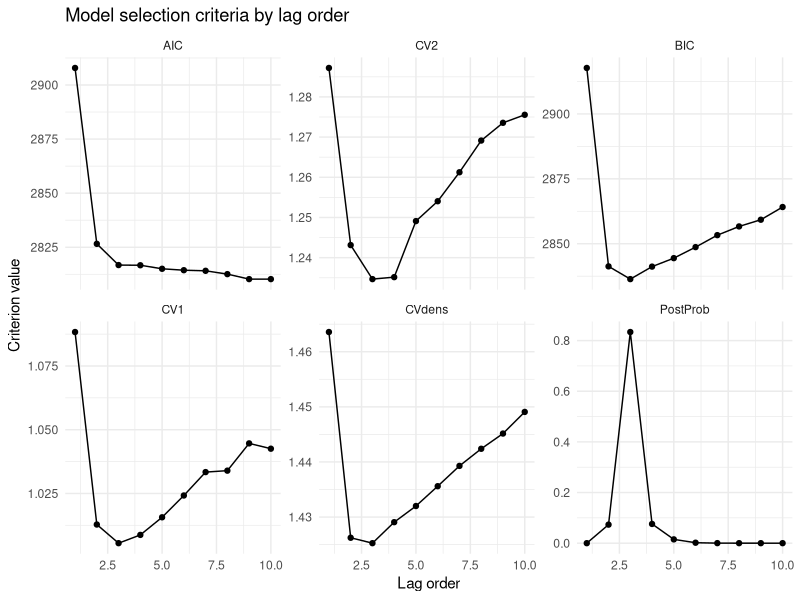

Reproduce this figure in R.
library(MASS) # for ginv if needed
library(ggplot2)
library(tidyr)
library(dplyr)

simulate_ar_p <- function(T, b0, b, s, m0, s0) {
  p <- length(b)              # lag order
  y <- numeric(T + p)         # include space for initial conditions
  
  # simulate initial conditions
  y[1:p] <- rnorm(p, m0, s0)
  
  # simulate forward
  for (t in (p + 1):(T + p)) {
    y[t] <- b0 + sum(b * y[(t - 1):(t - p)]) + rnorm(1, 0, s)
  }
  
  # return only the last T values (exclude initial conditions)
  return(y[(p + 1):(T + p)])
}

simulate_stationary_ar <- function(p, max_attempts = 1000) {
  stopifnot(p >= 1)
  
  is_stationary <- function(b) {
    # companion matrix
    if (length(b) == 1) {
      return(abs(b) < 1)
    }
    C <- rbind(b, cbind(diag(p-1), rep(0, p-1)))
    max(Mod(eigen(C)$values)) < 1
  }
  
  for (i in 1:max_attempts) {
    # generate random coefficients, e.g., uniform in [-1,1]
    b_try <- runif(p, -1, 1)
    if (is_stationary(b_try)) return(b_try)
  }
  stop("Failed to generate a stationary AR(p) vector after max_attempts")
}


blr_nig_update <- function(y, X, mu0, Lambda0, a0, b0) {
  y <- as.numeric(y)
  if (!is.matrix(X)) X <- as.matrix(X)
  
  n <- length(y)
  XtX <- crossprod(X)
  Xty <- crossprod(X, y)
  yty <- as.numeric(crossprod(y))
  
  Lambda_n <- XtX + Lambda0
  rhs <- Xty + Lambda0 %*% mu0
  mu_n <- solve(Lambda_n, rhs)
  
  a_n <- a0 + n / 2
  quad0 <- as.numeric(t(mu0) %*% Lambda0 %*% mu0)
  quadn <- as.numeric(t(mu_n) %*% Lambda_n %*% mu_n)
  b_n <- b0 + 0.5 * (yty + quad0 - quadn)
  
  list(mu_n = mu_n,
       Lambda_n = Lambda_n,
       a_n = a_n,
       b_n = b_n)
}


blr_marginal_likelihood <- function(y, X, mu0, Lambda0, a0, b0, 
                                    mu_n, Lambda_n, a_n, b_n) {
  n <- length(y)
  k <- ncol(X)
  
  # determinants via Cholesky for stability
  det_ratio <- determinant(Lambda0, logarithm = TRUE)$modulus -
    determinant(Lambda_n, logarithm = TRUE)$modulus
  
  log_ml <- lgamma(a_n) - lgamma(a0) +
    a0 * log(b0) - a_n * log(b_n) +
    0.5 * det_ratio -
    (n / 2) * log(2 * pi)
  
  ml <- exp(log_ml)
  return(list(log_marginal_lik = as.numeric(log_ml),
              marginal_lik = as.numeric(ml)))
}



#---- Posterior predictive density (Student-t) ----
blr_pred_density <- function(y_new, x_new, mu_n, Lambda_n, a_n, b_n) {
  # predictive is Student-t with df = 2 a_n, mean = x' mu_n, scale = sqrt( b_n / a_n * (1 + x' Lambda_n^{-1} x) )
  df <- 2 * a_n
  mean <- as.numeric(t(x_new) %*% mu_n)
  cov_inv <- solve(Lambda_n)
  scale2 <- b_n / a_n * (1 + as.numeric(t(x_new) %*% cov_inv %*% x_new))
  d <- dt((y_new - mean) / sqrt(scale2), df = df, log = TRUE) - 0.5 * log(scale2)
  return(as.numeric(d))
}

#---- Fit AR(p) with Bayesian conjugate prior ----
fit_ar <- function(y, p, mu0, Lambda0, a0, b0) {
  n <- length(y)
  if (n <= p) stop("Not enough data for lag order.")
  
  Y <- y[(p+1):n]
  X <- embed(y, p+1)[, -1, drop = FALSE]  # lagged predictors
  X <- cbind(1, X)  # intercept
  n_eff <- length(Y)
  
  # OLS quantities
  fit <- lm.fit(X, Y)
  sigma2_hat <- sum(fit$residuals^2) / n_eff
  loglik <- -0.5 * n_eff * (log(2*pi*sigma2_hat) + 1)
  k <- ncol(X)
  AIC <- -2*loglik + 2*k
  BIC <- -2*loglik + log(n_eff)*k
  
  # Bayesian update
  post <- blr_nig_update(Y, X, mu0, Lambda0, a0, b0)
  ml <- blr_marginal_likelihood(Y, X, mu0, Lambda0, a0, b0,
                                post$mu_n, post$Lambda_n, post$a_n, post$b_n)
  
  list(AIC = AIC, BIC = BIC, log_marglik = ml$log_marginal_lik,
       post = post, X = X, Y = Y)
}

#---- LFO-CV scoring ----
lfo_cv <- function(y, p, mu0, Lambda0, a0, b0, horizon = 1, type = "point") {
  n <- length(y)
  scores <- c()
  
  for (t0 in (p+1):(n - horizon)) {
    Y_train <- y[1:t0]
    fit <- fit_ar(Y_train, p, mu0, Lambda0, a0, b0)
    post <- fit$post
    
    x_new <- rev(y[(t0 - (p-1)):t0])  # predictor vector
    x_new <- c(1, x_new)
    
    if (type == "point" && horizon == 1) {
      # posterior mean point forecast
      yhat <- as.numeric(t(x_new) %*% post$mu_n)
      err <- (y[t0+1] - yhat)^2
      scores <- c(scores, err)
    }
    if (type == "point" && horizon == 2 && t0+2 <= n) {
      # naive 2-step: plug forecast from step 1 into lag
      yhat1 <- as.numeric(t(x_new) %*% post$mu_n)
      x_new2 <- c(1, yhat1, head(x_new[-1], -1)) # shift lags forward
      yhat2 <- as.numeric(t(x_new2) %*% post$mu_n)
      err <- (y[t0+2] - yhat2)^2
      scores <- c(scores, err)
    }
    if (type == "density" && horizon == 1) {
      lp <- blr_pred_density(y[t0+1], x_new, post$mu_n, post$Lambda_n, post$a_n, post$b_n)
      scores <- c(scores, -lp) # negative log predictive score
    }
  }
  
  mean(scores, na.rm = TRUE)
}

compare_order_selection <- function(T = 200, true_p = 2,
                                    b0 = 0, b = c(0.5, -0.3), s = 1,
                                    m0 = 0, s0 = 1,
                                    max_p = 5) {
  # simulate series
  y <- simulate_ar_p(T, b0, b, s, m0, s0)
  
  # store results
  crit_list <- list()
  logmls <- numeric(max_p)
  
  for (p in 1:max_p) {
    # prior hyperparams: zero mean, identity precision
    mu0 <- matrix(0, p+1, 1)         # intercept + p lags
    Lambda0 <- diag(1, p+1)
    a0 <- 1; b0 <- 1
    
    fit <- fit_ar(y, p, mu0, Lambda0, a0, b0)
    
    # LFO-CV scores
    cv1 <- lfo_cv(y, p, mu0, Lambda0, a0, b0,
                  horizon = 1, type = "point")
    cv2 <- lfo_cv(y, p, mu0, Lambda0, a0, b0,
                  horizon = 2, type = "point")
    cvdens <- lfo_cv(y, p, mu0, Lambda0, a0, b0,
                     horizon = 1, type = "density")
    
    crit_list[[p]] <- c(AIC = fit$AIC,
                        BIC = fit$BIC,
                        log_marglik = fit$log_marglik,
                        CV1 = cv1,
                        CV2 = cv2,
                        CVdens = cvdens)
    logmls[p] <- fit$log_marglik
  }
  
  # posterior model probs (normalize marginal likelihoods)
  logmls_shift <- logmls - max(logmls) # stability
  post_probs <- exp(logmls_shift) / sum(exp(logmls_shift))
  
  # assemble data frame
  df <- as.data.frame(do.call(rbind, crit_list))
  df$Lag <- 1:max_p
  df$PostProb <- post_probs
  df <- df[, c("Lag", "AIC", "BIC", "log_marglik",
               "PostProb", "CV1", "CV2", "CVdens")]
  rownames(df) <- NULL
  
  return(df)
}


compare_order_selection_2 <- function(y, max_p = 5) {
  # simulate series
  T <- length(y)
  
  # store results
  crit_list <- list()
  logmls <- numeric(max_p)
  
  for (p in 1:max_p) {
    # prior hyperparams: zero mean, identity precision
    mu0 <- matrix(0, p+1, 1)         # intercept + p lags
    Lambda0 <- diag(1, p+1)
    a0 <- 1; b0 <- 1
    
    fit <- fit_ar(y, p, mu0, Lambda0, a0, b0)
    
    # LFO-CV scores
    cv1 <- lfo_cv(y, p, mu0, Lambda0, a0, b0,
                  horizon = 1, type = "point")
    cv2 <- lfo_cv(y, p, mu0, Lambda0, a0, b0,
                  horizon = 2, type = "point")
    cvdens <- lfo_cv(y, p, mu0, Lambda0, a0, b0,
                     horizon = 1, type = "density")
    
    crit_list[[p]] <- c(AIC = fit$AIC,
                        BIC = fit$BIC,
                        log_marglik = fit$log_marglik,
                        CV1 = cv1,
                        CV2 = cv2,
                        CVdens = cvdens)
    logmls[p] <- fit$log_marglik
  }
  
  # posterior model probs (normalize marginal likelihoods)
  logmls_shift <- logmls - max(logmls) # stability
  post_probs <- exp(logmls_shift) / sum(exp(logmls_shift))
  
  # assemble data frame
  df <- as.data.frame(do.call(rbind, crit_list))
  df$Lag <- 1:max_p
  df$PostProb <- post_probs
  df <- df[, c("Lag", "AIC", "BIC", "log_marglik",
               "PostProb", "CV1", "CV2", "CVdens")]
  rownames(df) <- NULL
  
  return(df)
}


# ==============================================================================
# simulated data
# ==============================================================================

set.seed(123)
res <- compare_order_selection(T = 1000,
                               true_p = 3, 
                               b = c(0.5, -0.3, .1),
                               max_p = 10)



res |>
  select(Lag, AIC, CV2, BIC, CV1, CVdens, PostProb) |>
  pivot_longer(
    cols = -Lag,
    names_to = "criterion",
    values_to = "value"
  ) |>
  mutate(
    criterion = factor(criterion, 
                       levels = c("AIC", "CV2", "BIC", "CV1", "CVdens", "PostProb"))
    ) |>
  ggplot(aes(x = Lag, y = value)) +
  geom_line() +
  geom_point() +
  facet_wrap(~ criterion, scales = "free_y") +
  theme_minimal() +
  labs(
    x = "Lag order",
    y = "Criterion value",
    title = "Model selection criteria by lag order"
  )

